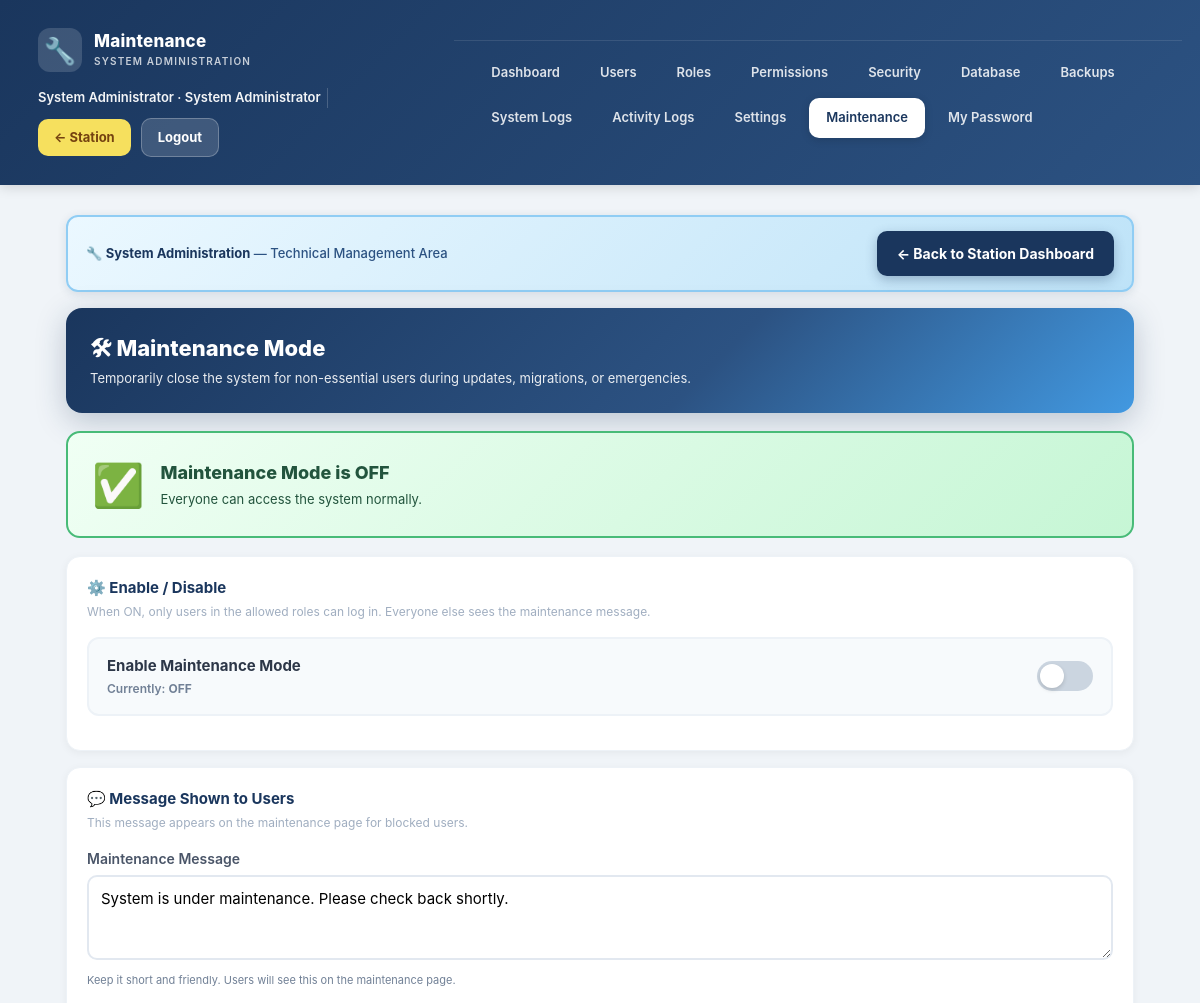
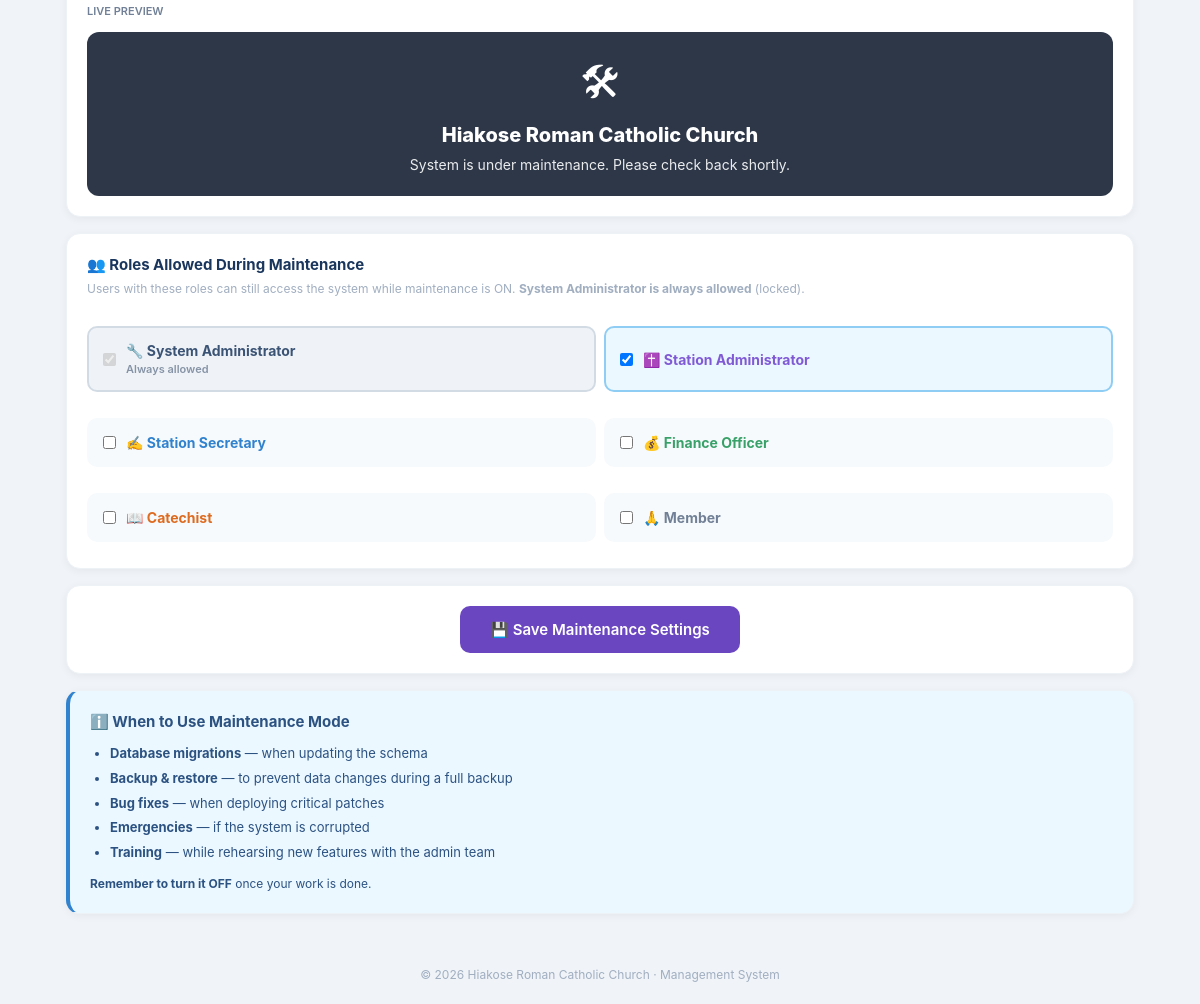
The page /admin/maintenance.php (signed in) on the database its author committed (2 pictures, top to bottom).
### tables this page shows
CREATE TABLE `maintenance_mode` (
  `id` int(11) NOT NULL DEFAULT 1,
  `enabled` tinyint(4) DEFAULT 0,
  `message` varchar(500) DEFAULT 'System is under maintenance. Please check back shortly.',
  `allowed_roles` varchar(200) DEFAULT 'admin',
  `updated_at` timestamp NOT NULL DEFAULT current_timestamp() ON UPDATE current_timestamp(),
  PRIMARY KEY (`id`)
);

CREATE TABLE `settings` (
  `id` int(11) NOT NULL DEFAULT 1,
  `church_name` varchar(150) DEFAULT 'Roman Catholic Church',
  `currency` varchar(10) DEFAULT 'GH₵',
  `timezone` varchar(60) DEFAULT 'Africa/Accra',
  `default_currency_code` varchar(10) DEFAULT 'GHS',
  PRIMARY KEY (`id`)
);

### includes/functions.php (called while the page is built, shortened)
<?php
function e($s) { return htmlspecialchars($s ?? '', ENT_QUOTES, 'UTF-8'); }
    ?>

### config/database.php (called while the page is built, shortened)
<?php
$DB_HOST = 'localhost';
$DB_NAME = 'church_db';
$DB_USER = 'root';
$DB_PASS = '';
try {
    $pdo = new PDO(
        "mysql:host=$DB_HOST;dbname=$DB_NAME;charset=utf8mb4",
        $DB_USER,
        $DB_PASS,
        [
            PDO::ATTR_ERRMODE            => PDO::ERRMODE_EXCEPTION,
            PDO::ATTR_DEFAULT_FETCH_MODE => PDO::FETCH_ASSOC,
            PDO::ATTR_EMULATE_PREPARES   => false,
        ]
    );
} catch (PDOException $e) {
    die("Database connection failed: " . $e->getMessage());
}
$settings = $pdo->query("SELECT * FROM settings WHERE id=1")->fetch();
require_once __DIR__ . '/../includes/functions.php';

### includes/auth.php (called while the page is built, shortened)
<?php
require_once __DIR__ . '/../config/database.php';

### admin/maintenance.php (the view, shortened to what this page needs)
<?php
require_once __DIR__ . '/../includes/auth.php';
require_once __DIR__ . '/_layout.php';
$m = [];
try {
    $m = $pdo->query("SELECT * FROM maintenance_mode WHERE id = 1")->fetch();
} catch (PDOException $e) { $m = []; }
$isEnabled = !empty($m['enabled']);
$currentRoles = array_filter(array_map('trim', explode(',', $m['allowed_roles'] ?? 'sysadmin')));
$roleOptions = [
    'sysadmin'  => ['🔧 System Administrator', '#1a365d'],
    'admin'     => ['✝️ Station Administrator', '#805ad5'],
    'secretary' => ['✍️ Station Secretary',     '#3182ce'],
    'finance'   => ['💰 Finance Officer',        '#38a169'],
    'catechist' => ['📖 Catechist',              '#dd6b20'],
    'member'    => ['🙏 Member',                 '#718096'],
];
?>
<div class="mt-hero">
  <h1>🛠 Maintenance Mode</h1>
  <p>Temporarily close the system for non-essential users during updates, migrations, or emergencies.</p>
</div>
<div class="status-banner <?= $isEnabled ? 'on' : 'off' ?>">
  <div class="icon"><?= $isEnabled ? '⚠️' : '✅' ?></div>
  <div class="info">
    <div class="title">
      <?= $isEnabled ? 'Maintenance Mode is ON' : 'Maintenance Mode is OFF' ?>
    </div>
    <div class="desc">
      <?php if ($isEnabled): ?>
        Non-authorized users are blocked from the system.
        Allowed roles: <strong><?= e(implode(', ', $currentRoles)) ?></strong>
      <?php else: ?>
        Everyone can access the system normally.
      <?php endif; ?>
    </div>
  </div>
</div>
<form method="post">
  <div class="mt-section">
    <h3>⚙️ Enable / Disable</h3>
    <p class="subtitle">
      When ON, only users in the allowed roles can log in.
      Everyone else sees the maintenance message.
    </p>
    <label class="toggle-row <?= $isEnabled ? 'active' : '' ?>">
      <div class="label">
        <div class="title">Enable Maintenance Mode</div>
        <div class="hint">
          Currently: <strong><?= $isEnabled ? 'ON' : 'OFF' ?></strong>
        </div>
      </div>
      <span class="switch"></span>
    </label>
  </div>
  <div class="mt-section">
    <h3>💬 Message Shown to Users</h3>
    <p class="subtitle">
      This message appears on the maintenance page for blocked users.
    </p>
    <label>Maintenance Message</label>
    <textarea name="message" id="msgInput" rows="3"
              style="width:100%;padding:12px;border:2px solid #e2e8f0;
                     border-radius:10px;font-family:inherit;font-size:15px;"
              oninput="updatePreview()"><?= e($m['message'] ?? '') ?></textarea>
    <small style="color:#718096;font-size:11px;">
      Keep it short and friendly. Users will see this on the maintenance page.
    </small>
    <div style="margin-top:16px;">
      <label style="font-size:11px;color:#718096;text-transform:uppercase;">
        Live Preview
      </label>
      <div class="preview-box">
        <div class="emoji">🛠</div>
        <div class="title"><?= e($settings['church_name'] ?? 'Station') ?></div>
        <div class="msg" id="msgPreview"><?= e($m['message'] ?? '') ?></div>
      </div>
    </div>
  </div>
  <div class="mt-section">
    <h3>👥 Roles Allowed During Maintenance</h3>
    <p class="subtitle">
      Users with these roles can still access the system while maintenance is ON.
      <strong>System Administrator is always allowed</strong> (locked).
    </p>
    <div class="role-grid">
      <?php foreach ($roleOptions as $role => $info):
        $isChecked = in_array($role, $currentRoles, true);
        $isLocked  = ($role === 'sysadmin');
      ?>
        <label class="role-check <?= $isChecked ? 'checked' : '' ?> <?= $isLocked ? 'locked' : '' ?>">
          <input type="checkbox" name="roles[]" value="<?= e($role) ?>"
                 <?= $isChecked ? 'checked' : '' ?>
                 <?= $isLocked ? 'disabled' : '' ?>
                 onchange="this.parentElement.classList.toggle('checked', this.checked)">
          <div style="flex:1;">
            <div style="font-weight:700;color:<?= $info[1] ?>;font-size:14px;">
              <?= e($info[0]) ?>
            </div>
            <?php if ($isLocked): ?>
              <div style="font-size:11px;color:#718096;">Always allowed</div>
            <?php endif; ?>
          </div>
        </label>
      <?php endforeach; ?>
    </div>
  </div>
  <div class="mt-section" style="text-align:center;">
    <button class="btn-primary" name="save" value="1"
            style="max-width:280px;margin:0 auto;padding:14px 24px;font-size:15px;">
      💾 Save Maintenance Settings
    </button>
  </div>
</form>
<div class="mt-section" style="background:#ebf8ff;border-left:4px solid #3182ce;">
  <h3 style="color:#2c5282;">ℹ️ When to Use Maintenance Mode</h3>
  <ul style="font-size:13px;color:#2c5282;line-height:1.9;padding-left:20px;margin-top:8px;">
    <li><strong>Database migrations</strong> — when updating the schema</li>
    <li><strong>Backup & restore</strong> — to prevent data changes during a full backup</li>
    <li><strong>Bug fixes</strong> — when deploying critical patches</li>
    <li><strong>Emergencies</strong> — if the system is corrupted</li>
    <li><strong>Training</strong> — while rehearsing new features with the admin team</li>
  </ul>
  <p style="font-size:12px;color:#2c5282;margin-top:10px;">
    <strong>Remember to turn it OFF</strong> once your work is done.
  </p>
</div>
<?php include __DIR__ . '/../includes/footer.php'; ?>

### includes/footer.php (shortened to what this page needs)
</main>
<footer>
  © <?= 'date'('Y') ?> <?= e($settings['church_name'] ?? 'Church') ?> · Management System
</footer>
</body>
</html>

### assets/css/style.css (style rules this page uses)
* { box-sizing: border-box; margin: 0; padding: 0; -webkit-tap-highlight-color: transparent; }
body { font-family: -apple-system, BlinkMacSystemFont, "Segoe UI", Roboto, sans-serif; background: #f0f4f8; color: #1a202c; font-size: 16px; line-height: 1.5; }
label { display: block; font-size: 14px; font-weight: 600; color: #4a5568; margin: 12px 0 6px; }
input, select, textarea { width: 100%; padding: 12px 14px; font-size: 16px; border: 2px solid #e2e8f0; border-radius: 10px; background: #fff; outline: none; transition: border .2s; font-family: inherit; }
button, .btn-sm { font-family: inherit; font-size: 16px; font-weight: 600; cursor: pointer; border: none; border-radius: 10px; padding: 12px 18px; transition: transform .1s, opacity .2s; display: inline-block; }
.btn-primary { background: #6b46c1; color: #fff; width: 100%; margin-top: 20px; }
footer { text-align: center; padding: 20px; color: #a0aec0; font-size: 12px; }

### admin/maintenance.php (style rules this page uses)
.mt-hero { background: linear-gradient(135deg,#1a365d 0%,#2c5282 60%,#4299e1 100%); color:#fff; border-radius:16px; padding:24px; margin-bottom:18px; box-shadow:0 8px 30px rgba(26,54,93,0.25); }
.mt-hero h1 { font-size:22px; margin:0 0 4px; font-weight:800; }
.mt-hero p { font-size:13px; opacity:0.9; margin:0; }
.mt-section { background:#fff; border-radius:14px; padding:20px; margin-bottom:16px; box-shadow:0 2px 8px rgba(0,0,0,0.05); border:1px solid #edf2f7; }
.mt-section h3 { font-size:15px; color:#1a365d; margin:0 0 4px; font-weight:700; display:flex; align-items:center; gap:8px; }
.mt-section .subtitle { font-size:12px; color:#a0aec0; margin:0 0 16px; line-height:1.5; }
.status-banner { display: flex; align-items: center; gap: 16px; padding: 20px 24px; border-radius: 14px; margin-bottom: 18px; border: 2px solid; }
.status-banner.off { background: linear-gradient(135deg,#f0fff4,#c6f6d5); border-color: #48bb78; }
.status-banner .icon { font-size: 42px; flex-shrink: 0; }
.status-banner .info { flex: 1; min-width: 0; }
.status-banner .title { font-size: 18px; font-weight: 800; margin-bottom: 4px; }
.status-banner.off .title { color: #22543d; }
.status-banner .desc { font-size: 13px; line-height: 1.5; }
.status-banner.off .desc { color: #22543d; }
.toggle-row { display: flex; align-items: center; justify-content: space-between; padding: 16px 18px; background: #f7fafc; border-radius: 12px; margin-bottom: 14px; border: 2px solid #edf2f7; cursor: pointer; transition: all 0.15s ease; }
.toggle-row .label { flex: 1; min-width: 0; }
.toggle-row .title { font-size: 15px; font-weight: 700; color: #2d3748; margin-bottom: 2px; }
.toggle-row .hint { font-size: 12px; color: #718096; }
.switch { position: relative; width: 56px; height: 30px; background: #cbd5e0; border-radius: 999px; flex-shrink: 0; transition: background 0.2s ease; }
.switch::after { content: ''; position: absolute; top: 3px; left: 3px; width: 24px; height: 24px; background: #fff; border-radius: 50%; transition: transform 0.2s ease; box-shadow: 0 2px 4px rgba(0,0,0,0.15); }
.role-grid { display: grid; grid-template-columns: 1fr; gap: 8px; }
@media (min-width: 600px) { .role-grid { grid-template-columns: 1fr 1fr; } }
.role-check { display: flex; align-items: center; gap: 10px; padding: 12px 14px; background: #f7fafc; border-radius: 10px; cursor: pointer; border: 2px solid transparent; transition: all 0.15s ease; }
.role-check input { width: auto !important; }
.role-check.checked { background: #ebf8ff; border-color: #90cdf4; }
.role-check.locked { background: #edf2f7; cursor: not-allowed; opacity: 0.85; border-color: #cbd5e0; }
.preview-box { background: #2d3748; color: #fff; border-radius: 12px; padding: 20px; text-align: center; margin-top: 12px; }
.preview-box .emoji { font-size: 40px; }
.preview-box .title { font-size: 20px; font-weight: 800; margin: 8px 0 4px; }
.preview-box .msg { font-size: 14px; opacity: 0.9; line-height: 1.6; max-width: 400px; margin: 0 auto; }

### rows shown on the page
maintenance_mode: message "System is under maintenance. Please check back shortly.", allowed_roles "☑"
settings: church_name "Hiakose Roman Catholic Church"

### other values the page prints
$pageTitle "Maintenance"
$u['name'] "System Administrator"
$label "Dashboard"
$label "Users"
$label "Roles"
$label "Permissions"
$label "Security"
$label "Database"
$label "Backups"
$label "System Logs"
$label "Activity Logs"
$label "Settings"
$label "Maintenance"
$info[0] "🔧 System Administrator"
$info[0] "✝️ Station Administrator"
